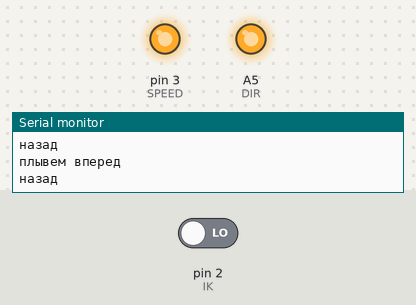
Recording of a sketch running on a simulated Arduino Uno, built with avr-gcc and run on an emulated ATmega328P. On the bench: output pins drawn as LEDs (lit = HIGH), the last lines printed to the serial monitor. The inputs (shaded band) are chosen by the test bench; at power-on: pin 2 (IK) LOW.

Above: at 18.0 s.
18.1 s: pin 2 (IK) driven HIGH
At 18.8 s:
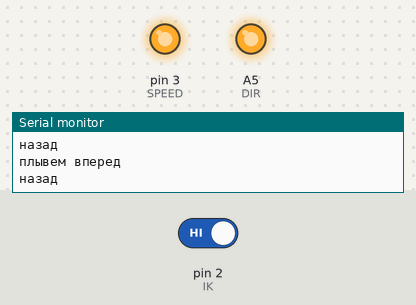
24.1 s: pin 2 (IK) driven LOW
At 25.4 s:
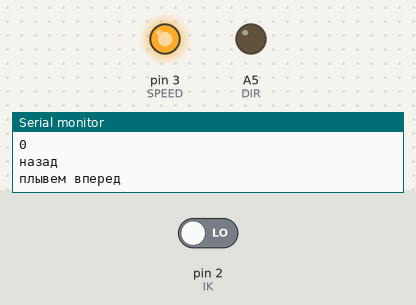
Timing chart, 0 to 35.7 s (numbered marks = the images above; inputs shaded):
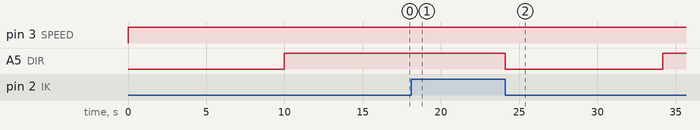

The sketch:

KOD10_caseNo7_Boat.ino
```cpp
#define IK 2
#define SPEED 3
// пин выбора направления движения мотора
#define DIR A5
int ik = 1;

void setup() {
  pinMode(IK, INPUT);
  pinMode(DIR, OUTPUT);
  pinMode(SPEED, OUTPUT);

  Serial.begin(9600);

}

void loop() {
  digitalWrite(DIR, HIGH);
  digitalWrite(SPEED, 1);
  Serial.println("назад");
  ik = digitalRead(IK);
  while(ik == 1){
    ik = digitalRead(IK);
    delay(10);
    //Serial.println(ik);
  }
  digitalWrite(DIR, LOW);
  digitalWrite(SPEED, 10);
  Serial.println("плывем вперед");//проверили боновую защиту
  delay(10000);
  digitalWrite(DIR, HIGH);
  digitalWrite(SPEED, 10);
  Serial.println("назад");
  delay(10000);
  ik = digitalRead(IK);
  delay(10);
  while(ik == 1){//сдаем назад до окончания работы помп
    ik = digitalRead(IK);
    delay(10);
    Serial.println(ik);
  }
  digitalWrite(DIR, LOW);
  digitalWrite(SPEED, 10);
  delay(10);

  ik = digitalRead(IK);//
  delay(10);
  while(ik == 1){
    ik = digitalRead(IK);
    delay(10);
    Serial.println(ik);
  }
  digitalWrite(DIR, LOW);
  digitalWrite(SPEED, 10);
  delay(10);

  ik = digitalRead(IK);
  delay(10);
  while(ik == 1){//сдаем назад до окончания работы помп
    ik = digitalRead(IK);
    delay(10);
    Serial.println(ik);
  }
}
```

Measured:
- after the input at 18.1 s, A5 (DIR): stays HIGH (without the input it goes to LOW after 1.9 s)
- after the input at 24.1 s, A5 (DIR): HIGH → LOW at once, → HIGH 10.0 s later
